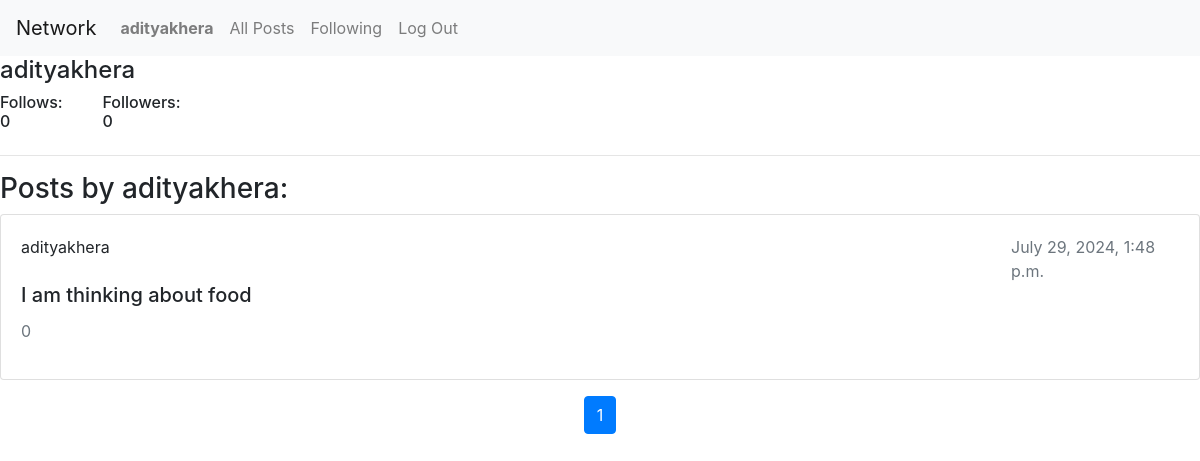
The page /profile/adityakhera (signed in) on the database as committed earlier.
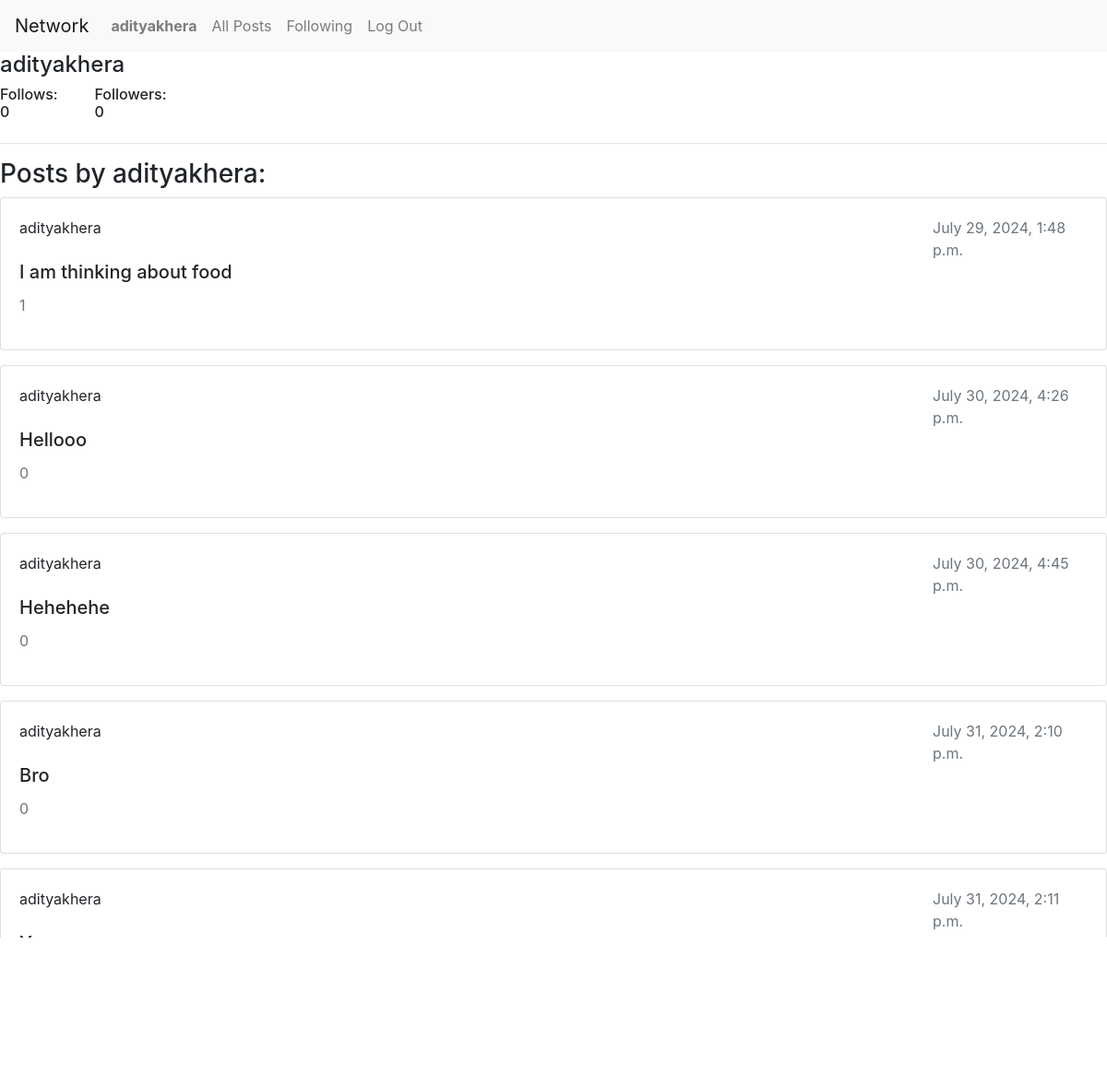
The same page on the database as committed later.
### network/models.py (models this page shows, shortened)
class Post(models.Model):
    user = models.ForeignKey(User, on_delete=models.CASCADE, related_name = 'posts_made')
    content = models.CharField(max_length=280)
    timestamp = models.DateTimeField(auto_now_add=True)

class User(AbstractUser):
    pass

### network/views.py (the view)
# urls.py: path("profile/<str:username>", views.profile, name='profile'),
def profile(request, username):
    profile = User.objects.get(username = username)
    follower = User.objects.get(pk=request.user.id)
    posts_list = Post.objects.all().order_by('-timestamp')
    paginator = Paginator(posts_list, 10)  # 10 posts per page
    page_number = request.GET.get('page')
    posts = paginator.get_page(page_number)
    if Follower.objects.filter(user = follower, followers = profile).exists():
        following = True
    else:
        following = False
    return render(request, 'network/profile.html', {
        'profile' : profile,
        'posts' : posts,
        'following'  : following
    })

### network/templates/network/profile.html (shortened to what this page needs)
{% extends "network/layout.html" %}
{% block body %}
    <div class="h4">{{profile.username}}</div>
    <div class="row">
        <div class="h6 col-1">Follows: {{profile.followers.count}}</div>
        <div class="h6 col-1">Followers: {{profile.follows.count}}</div>
    </div>
    <hr>
    <h3>Posts by {{profile.username}}:</h3>
    {% if posts %}
        <div class="row">
            <div class="col-12">
                {% for post in posts reversed %}
                <div class="card mb-3">
                    <div class="card-body">
                        <div class="row">
                            <div class="card-text col-10">{{post.user.username}}</div>
                            <div class="text-muted col-2">{{post.timestamp}}</div>
                        </div>
                        <h5 class="card-title">{{post.content}}</h5>
                        <p class="text-muted">{{post.likes.count}}</p>
                    </div>
                </div>
                {% endfor %}
            </div>
        </div>
        <nav aria-label="Page navigation">
            <ul class="pagination justify-content-center">
                {% for i in posts.paginator.page_range %}
                    {% if posts.number == i %}
                        <li class="page-item active"><a class="page-link" href="#">{{ i }}</a></li>
                    {% else %}
                        <li class="page-item"><a class="page-link" href="?page={{ i }}">{{ i }}</a></li>
                    {% endif %}
                {% endfor %}
            </ul>
        </nav>
    {% else %}
        <h4>No Posts Yet</h4>
    {% endif %}
{% endblock %}

Rows that differ between the two databases and show on the page:
computed for Post "I am thinking about food": likes.count "0" → "1"
added Post: user.username "adityakhera", timestamp "July 30, 2024, 4:26 p.m.", content "Hellooo", likes.count "0"
added Post: user.username "adityakhera", timestamp "July 30, 2024, 4:45 p.m.", content "Hehehehe", likes.count "0"
added Post: user.username "adityakhera", timestamp "July 31, 2024, 2:10 p.m.", content "Bro", likes.count "0"
added Post: user.username "adityakhera", timestamp "July 31, 2024, 2:11 p.m.", content "Yooooo"
Other text that changed with them:
list line gone: "1"
